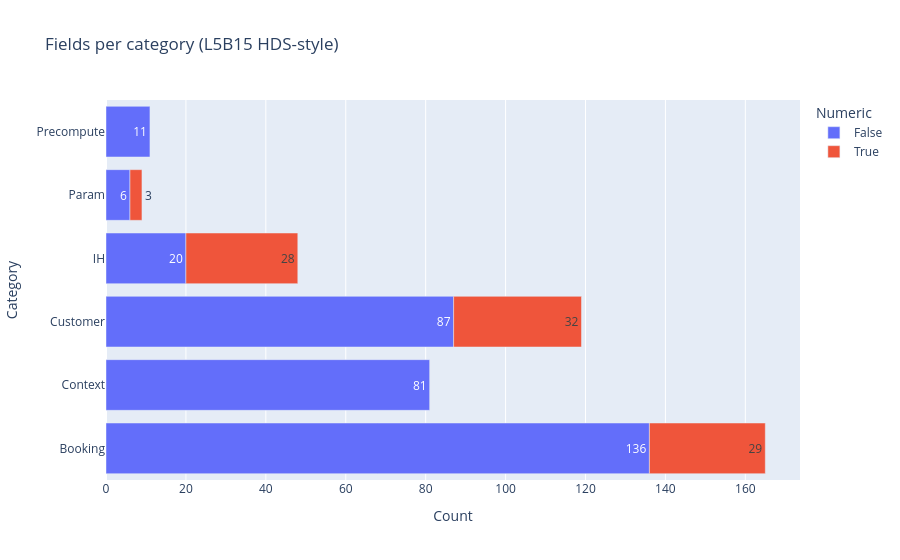

Here is the notebook cell this chart was saved with:
### Markdown cell above
## 2. Build the data dictionary (vendor format)

### Code cell
def category_of(field: str) -> str:
    if '_' in field:
        return field.split('_', 1)[0]
    return 'Internal'

dictionary = pl.DataFrame({
    'Field': df_renamed.columns,
    'Numeric': [df_renamed.schema[c].is_numeric() for c in df_renamed.columns],
}).with_columns(
    Category=pl.col('Field').map_elements(category_of, return_dtype=pl.Utf8)
).sort('Category', 'Field')

counts = (
    dictionary.group_by('Category', 'Numeric')
    .agg(Count=pl.len()).sort('Category')
)
px.bar(counts, y='Category', x='Count', color='Numeric', text='Count',
       orientation='h', title='Fields per category (L5B15 HDS-style)')

### Figure 1 — Plotly figure (JSON) as saved in the notebook; plotly's stock layout.template omitted (floating-point values rounded to 4 significant figures)
{"data": [{"hovertemplate": "Numeric=False<br>Count=%{text}<br>Category=%{y}<extra></extra>", "legendgroup": "False", "marker": {"color": "#636efa", "pattern": {"shape": ""}}, "name": "False", "orientation": "h", "showlegend": true, "text": [136.0, 81.0, 87.0, 20.0, 6.0, 11.0], "textposition": "auto", "type": "bar", "x": [136, 81, 87, 20, 6, 11], "xaxis": "x", "y": ["Booking", "Context", "Customer", "IH", "Param", "Precompute"], "yaxis": "y"}, {"hovertemplate": "Numeric=True<br>Count=%{text}<br>Category=%{y}<extra></extra>", "legendgroup": "True", "marker": {"color": "#EF553B", "pattern": {"shape": ""}}, "name": "True", "orientation": "h", "showlegend": true, "text": [29.0, 32.0, 28.0, 3.0], "textposition": "auto", "type": "bar", "x": [29, 32, 28, 3], "xaxis": "x", "y": ["Booking", "Customer", "IH", "Param"], "yaxis": "y"}], "layout": {"barmode": "relative", "legend": {"title": {"text": "Numeric"}, "tracegroupgap": 0}, "title": {"text": "Fields per category (L5B15 HDS-style)"}, "xaxis": {"anchor": "y", "domain": [0, 1], "title": {"text": "Count"}}, "yaxis": {"anchor": "x", "domain": [0, 1], "title": {"text": "Category"}}}}
